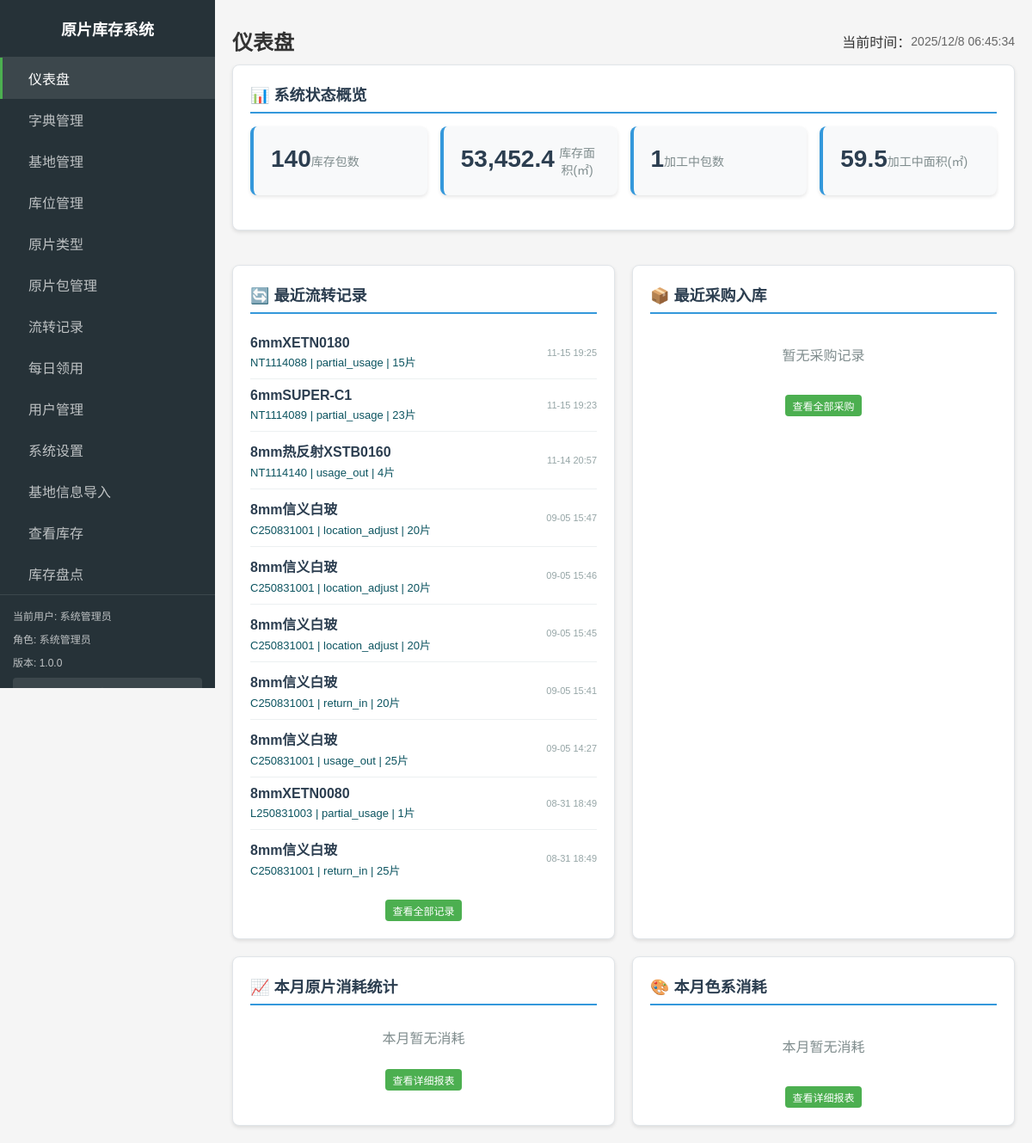
/admin/index.php (signed in), run on the app's committed database.
### tables this page shows
CREATE TABLE `inventory_transactions`  (
  `id` int(11) NOT NULL AUTO_INCREMENT,
  `package_id` int(11) NOT NULL COMMENT '原片包ID',
  `transaction_type` enum('purchase_in','usage_out','return_in','scrap','partial_usage','location_adjust','check_in','check_out') NOT NULL COMMENT '交易类型：采购入库、领用出库、归还入库、报废、部分领用、基地流转、盘盈入库、盘亏出库',
  `from_rack_id` int(11) NULL DEFAULT NULL COMMENT '来源库位架ID',
  `to_rack_id` int(11) NULL DEFAULT NULL COMMENT '目标库位架ID',
  `quantity` int(11) NOT NULL COMMENT '数量',
  `operator_id` int(11) NULL DEFAULT NULL COMMENT '操作员ID',
  `scrap_reason` text NULL COMMENT '报废原因',
  `transaction_time` timestamp NOT NULL DEFAULT CURRENT_TIMESTAMP COMMENT '交易时间',
  `actual_usage` int(11) NULL DEFAULT 0 COMMENT '实际领用量',
  `notes` text NULL COMMENT '备注信息',
  `created_at` timestamp NOT NULL DEFAULT CURRENT_TIMESTAMP,
  PRIMARY KEY (`id`) USING BTREE,
  INDEX `from_rack_id`(`from_rack_id`) USING BTREE,
  INDEX `package_id`(`package_id`) USING BTREE,
  INDEX `to_rack_id`(`to_rack_id`) USING BTREE
);

CREATE TABLE `glass_types`  (
  `id` int(11) NOT NULL AUTO_INCREMENT,
  `custom_id` varchar(50) NOT NULL COMMENT '原片ID（自定义，唯一，采购使用）',
  `name` varchar(100) NOT NULL COMMENT '原片名称（完整名称）',
  `short_name` varchar(50) NOT NULL COMMENT '原片简称（如：5白、4白、5白南玻）',
  `finance_name` varchar(100) NULL DEFAULT NULL COMMENT '财务核算名',
  `product_series` varchar(100) NULL DEFAULT NULL COMMENT '原片商色系（如：5lowe XETB0160）',
  `brand` varchar(50) NULL DEFAULT NULL COMMENT '原片品牌（如：信义、台玻、金晶、旗滨）',
  `manufacturer` varchar(100) NULL DEFAULT NULL COMMENT '原片生产商（如：重庆信义、德阳信义、成都台玻）',
  `color` varchar(50) NULL DEFAULT NULL COMMENT '原片颜色（如：白玻、玉沙、LOWE、超白等）',
  `thickness` decimal(10, 0) NULL DEFAULT NULL COMMENT '原片厚度(mm)（如：4、5、6、8、10、12、15、19）',
  `silver_layers` enum('单银','双银','三银','无银','') NULL DEFAULT NULL COMMENT '银层类型',
  `substrate` enum('普白','超白','') NULL DEFAULT NULL COMMENT '基片类型',
  `transmittance` enum('高透','中透','低透','') NULL DEFAULT NULL COMMENT '透光性',
  `status` tinyint(1) NULL DEFAULT 1 COMMENT '状态：1启用，0禁用',
  `created_at` timestamp NOT NULL DEFAULT CURRENT_TIMESTAMP,
  `updated_at` timestamp NOT NULL DEFAULT CURRENT_TIMESTAMP ON UPDATE CURRENT_TIMESTAMP,
  PRIMARY KEY (`id`) USING BTREE,
  UNIQUE INDEX `custom_id`(`custom_id`) USING BTREE,
  INDEX `idx_brand`(`brand`) USING BTREE,
  INDEX `idx_color`(`color`) USING BTREE,
  INDEX `idx_custom_id`(`custom_id`) USING BTREE,
  INDEX `idx_manufacturer`(`manufacturer`) USING BTREE,
  INDEX `idx_short_name`(`short_name`) USING BTREE,
  INDEX `idx_silver_layers`(`silver_layers`) USING BTREE,
  INDEX `idx_substrate`(`substrate`) USING BTREE,
  INDEX `idx_transmittance`(`transmittance`) USING BTREE
);

CREATE TABLE `glass_packages`  (
  `id` int(11) NOT NULL AUTO_INCREMENT,
  `package_code` varchar(100) NOT NULL COMMENT '包号/二维码',
  `glass_type_id` int(11) NOT NULL COMMENT '原片类型ID',
  `width` decimal(10, 0) NULL DEFAULT NULL COMMENT '宽度(mm)',
  `height` decimal(10, 0) NULL DEFAULT NULL COMMENT '高度(mm)',
  `pieces` int(11) NOT NULL DEFAULT 0 COMMENT '实际片数（库存操作基准）',
  `quantity` int(11) NOT NULL DEFAULT 0 COMMENT '默认包装数量（参考值）',
  `entry_date` date NULL DEFAULT NULL COMMENT '入库日期',
  `initial_rack_id` int(11) NULL DEFAULT NULL COMMENT '起始库区ID',
  `current_rack_id` int(11) NULL DEFAULT NULL COMMENT '当前库位架ID',
  `position_order` int(11) NULL DEFAULT 1 COMMENT '在架中的位置顺序(1-x)',
  `status` enum('in_storage','in_processing','scrapped','used_up') NULL DEFAULT 'in_storage' COMMENT '包状态：in_storage=库存中，in_processing=加工中，scrapped=已报废，used_up=已用完',
  `created_at` timestamp NOT NULL DEFAULT CURRENT_TIMESTAMP,
  `updated_at` timestamp NOT NULL DEFAULT CURRENT_TIMESTAMP ON UPDATE CURRENT_TIMESTAMP,
  PRIMARY KEY (`id`) USING BTREE,
  INDEX `current_rack_id`(`current_rack_id`) USING BTREE,
  INDEX `glass_type_id`(`glass_type_id`) USING BTREE,
  INDEX `initial_rack_id`(`initial_rack_id`) USING BTREE
);

### includes/db.php (called while the page is built, shortened)
<?php
function getDbConnection() {
    static $conn = null;
    if ($conn === null) {
        $conn = new mysqli(DB_HOST, DB_USER, DB_PASS, DB_NAME);
        $conn->set_charset(DB_CHARSET);
    }
    return $conn;
}
function query($sql, $params = []) {
    $conn = getDbConnection();
    $stmt = $conn->prepare($sql);
    if (!$stmt->execute()) {
        throw new Exception("执行查询失败: " . $stmt->error . "<br>SQL: " . $sql);
    }
    $result = $stmt->get_result();
    return $result;
}
function fetchAll($sql, $params = []) {
    $result = query($sql, $params);
    $rows = [];
    while ($row = $result->fetch_assoc()) {
        $rows[] = $row;
    }
    return $rows;
}
function fetchOne($sql, $params = []) {
    $result = query($sql, $params);
    $row = $result->fetch_row();
    $value = $row ? $row[0] : null;
    return $value;
}
?>

### includes/auth.php (called while the page is built, shortened)
<?php
require_once __DIR__ . '/db.php';
function isLoggedIn() {
    return isset($_SESSION['logged_in']) && $_SESSION['logged_in'] === true;
}
function getCurrentUser() {
    return [
        'id' => $_SESSION['user_id'],
        'username' => $_SESSION['username'],
        'name' => $_SESSION['name'],
        'role' => $_SESSION['role'],
        'base_id' => $_SESSION['base_id'] ?? null
    ];
}
?>

### includes/admin_nav_config.php (called while the page is built, shortened)
<?php
function getAdminNavConfig($userRole) {
    $filteredItems = array_filter($navItems, function($item) use ($userRole) {
        return in_array($userRole, $item['roles']);
    });
    usort($filteredItems, function($a, $b) {
        return $a['order'] - $b['order'];
    });
    return $filteredItems;
}
function getCurrentNavId($currentPage) {
    $pageNavMap = [
        'index.php' => 'dashboard',
        'bases.php' => 'bases',
        'racks.php' => 'racks',
        'glass_types.php' => 'glass_types',
        'dictionary.php' => 'dictionary',
        'packages.php' => 'packages',
        'transactions.php' => 'transactions',
        'reports.php' => 'reports',
        'users.php' => 'users',
        'settings.php' => 'settings',
    ];
    return $pageNavMap[$currentPage] ?? '';
}
?>

### admin/index.php (the view, shortened to what this page needs)
<?php
require_once '../includes/auth.php';
require_once '../includes/db.php';
require_once '../includes/admin_layout.php';
$sql_storage_packages = "SELECT COUNT(*) FROM glass_packages gp
  left join storage_racks sr on gp.current_rack_id = sr.id WHERE gp.status = 'in_storage'";
$sql_storage_area = "SELECT COALESCE(SUM(width * height * pieces / 1000000), 0) FROM glass_packages gp
  left join storage_racks sr on gp.current_rack_id = sr.id WHERE gp.status = 'in_storage'";
$sql_processing_packages = "SELECT COUNT(*) FROM glass_packages gp
  left join storage_racks sr on gp.current_rack_id = sr.id WHERE gp.status = 'in_processing'";
$sql_processing_area = "SELECT COALESCE(SUM(width * height * pieces / 1000000), 0) FROM glass_packages gp
  left join storage_racks sr on gp.current_rack_id = sr.id WHERE gp.status = 'in_processing'";
$currentUser = getCurrentUser();
$systemStats = [
        'storage_packages' => fetchOne($sql_storage_packages),
        'storage_area' => fetchOne($sql_storage_area),
        'processing_packages' => fetchOne($sql_processing_packages),
        'processing_area' => fetchOne($sql_processing_area),
    ];
$recentTransactions = fetchAll("SELECT t.*, p.package_code, u.username, g.name as glass_name,
                                      sr_from.code as from_rack_code, sr_to.code as to_rack_code
                              FROM inventory_transactions t
                              LEFT JOIN glass_packages p ON t.package_id = p.id
                              LEFT JOIN users u ON t.operator_id = u.id
                              LEFT JOIN glass_types g ON p.glass_type_id = g.id
                              LEFT JOIN storage_racks sr_from ON t.from_rack_id = sr_from.id
                              LEFT JOIN storage_racks sr_to ON t.to_rack_id = sr_to.id
                              WHERE t.transaction_type NOT IN ('purchase_in')
                              ORDER BY t.transaction_time DESC LIMIT 10");
$recentPurchases = fetchAll("SELECT t.*, p.package_code, u.username, g.name as glass_name, g.color, g.thickness,
                                    p.width, p.height, p.pieces
                            FROM inventory_transactions t
                            LEFT JOIN glass_packages p ON t.package_id = p.id
                            LEFT JOIN users u ON t.operator_id = u.id
                            LEFT JOIN glass_types g ON p.glass_type_id = g.id
                            WHERE t.transaction_type = 'purchase_in'
                            ORDER BY t.transaction_time DESC LIMIT 10");
$monthStart = date('Y-m-01 00:00:00');
$monthEnd = date('Y-m-t 23:59:59');
$monthlyConsumption = fetchAll("SELECT g.name as glass_name, g.color, g.thickness,
                                      SUM(CASE WHEN t.transaction_type IN ('usage_out', 'partial_usage') THEN t.quantity ELSE 0 END) as total_usage,
                                      SUM(CASE WHEN t.transaction_type = 'scrap' THEN t.quantity ELSE 0 END) as total_scrap,
                                      SUM(CASE WHEN t.transaction_type IN ('usage_out', 'partial_usage', 'scrap') THEN t.quantity ELSE 0 END) as total_consumption
                              FROM inventory_transactions t
                              LEFT JOIN glass_packages p ON t.package_id = p.id
                              LEFT JOIN glass_types g ON p.glass_type_id = g.id
                              WHERE t.transaction_time >= ? AND t.transaction_time <= ?
                              AND t.transaction_type IN ('usage_out', 'partial_usage', 'scrap')
                              GROUP BY g.id, g.name, g.color, g.thickness
                              HAVING total_consumption > 0
                              ORDER BY total_consumption DESC LIMIT 10", [$monthStart, $monthEnd]);
$monthlyColorConsumption = fetchAll("SELECT g.color,
                                           SUM(CASE WHEN t.transaction_type IN ('usage_out', 'partial_usage', 'scrap') THEN t.quantity ELSE 0 END) as total_consumption,
                                           COUNT(DISTINCT p.id) as package_count
                                   FROM inventory_transactions t
                                   LEFT JOIN glass_packages p ON t.package_id = p.id
                                   LEFT JOIN glass_types g ON p.glass_type_id = g.id
                                   WHERE t.transaction_time >= ? AND t.transaction_time <= ?
                                   AND t.transaction_type IN ('usage_out', 'partial_usage', 'scrap')
                                   AND g.color IS NOT NULL AND g.color != ''
                                   GROUP BY g.color
                                   HAVING total_consumption > 0
                                   ORDER BY total_consumption DESC LIMIT 10", [$monthStart, $monthEnd]);
$additionalCSS = ['../assets/css/admin/dashboard.css'];
?>
<div class="dashboard-container">
    <div class="dashboard-overview">
            <h3>📊 系统状态概览</h3>
            <div class="stats-grid">
                <div class="stat-card">
                    <div class="stat-value"><?php echo number_format($systemStats['storage_packages']); ?></div>
                    <div class="stat-label">库存包数</div>
                </div>
                <div class="stat-card">
                    <div class="stat-value"><?php echo number_format($systemStats['storage_area'], 1); ?></div>
                    <div class="stat-label">库存面积(㎡)</div>
                </div>
                <div class="stat-card">
                    <div class="stat-value"><?php echo number_format($systemStats['processing_packages']); ?></div>
                    <div class="stat-label">加工中包数</div>
                </div>
                <div class="stat-card">
                    <div class="stat-value"><?php echo number_format($systemStats['processing_area'], 1); ?></div>
                    <div class="stat-label">加工中面积(㎡)</div>
                </div>
            </div>
    </div>
    <div class="dashboard-grid">
        <div class="dashboard-card">
            <h3>🔄 最近流转记录</h3>
            <div class="recent-list">
                <?php if (empty($recentTransactions)): ?>
                    <div style="text-align: center; color: #7f8c8d; padding: 20px;">暂无流转记录</div>
                <?php else: ?>
                    <?php foreach ($recentTransactions as $transaction): ?>
                        <div class="recent-item">
                            <div class="item-info">
                                <div class="item-title"><?php echo htmlspecialchars($transaction['glass_name']); ?></div>
                                <div class="item-detail">
                                    <?php echo htmlspecialchars($transaction['package_code']); ?> |
                                    <?php
                                    $typeLabels = [
                                        'usage_out' => '<span class="label label-warning">领用出库</span>',
                                        'return_in' => '<span class="label label-info">归还入库</span>',
                                        'scrap' => '<span class="label label-danger">报废出库</span>',
                                        'partial_usage' => '<span class="label label-warning">部分领用</span>',
                                        'check_in' => '<span class="label label-success">盘点入库</span>',
                                        'check_out' => '<span class="label label-danger">盘点出库</span>',
                                        'location_adjust' => '<span class="label label-info">位置调整</span>',
                                    ];
                                    echo $typeLabels[$transaction['transaction_type']] ?? $transaction['transaction_type'];
                                    ?> |
                                    <?php echo $transaction['quantity']; ?>片
                                </div>
                            </div>
                            <div class="item-time"><?php echo date('m-d H:i', strtotime($transaction['transaction_time'])); ?></div>
                        </div>
                    <?php endforeach; ?>
                <?php endif; ?>
            </div>
            <div style="text-align: center; margin-top: 15px;">
                <a href="transactions.php" class="btn btn-sm">查看全部记录</a>
            </div>
        </div>
        <div class="dashboard-card">
            <h3>📦 最近采购入库</h3>
            <div class="recent-list">
                <?php if (empty($recentPurchases)): ?>
                    <div style="text-align: center; color: #7f8c8d; padding: 20px;">暂无采购记录</div>
                <?php endif; ?>
            </div>
            <div style="text-align: center; margin-top: 15px;">
                <a href="transactions.php?type=purchase_in" class="btn btn-sm">查看全部采购</a>
            </div>
        </div>
        <div class="dashboard-card">
            <h3>📈 本月原片消耗统计</h3>
            <div style="margin-bottom: 15px;">
                <?php if (empty($monthlyConsumption)): ?>
                    <div style="text-align: center; color: #7f8c8d; padding: 10px;">本月暂无消耗</div>
                <?php endif; ?>
            </div>
            <div style="text-align: center; margin-top: 15px;">
                <a href="reports.php" class="btn btn-sm">查看详细报表</a>
            </div>
        </div>
        <div class="dashboard-card">
            <h3>🎨 本月色系消耗</h3>
            <div>
                <?php if (empty($monthlyColorConsumption)): ?>
                    <div style="text-align: center; color: #7f8c8d; padding: 20px;">本月暂无消耗</div>
                <?php endif; ?>
            </div>
            <div style="text-align: center; margin-top: 15px;">
                <a href="reports.php" class="btn btn-sm">查看详细报表</a>
            </div>
        </div>
    </div>
</div>
<?php
$content = ob_get_clean();
echo renderAdminLayout('仪表盘', $content, $currentUser, 'index.php',$additionalCSS, [], $message ?? '', $messageType ?? 'info');
?>

### data on the page
inventory_transactions: glass_types.name "6mmXETN0180", glass_packages.package_code "NT1114088", transaction_type "partial_usage", quantity "15", transaction_time "11-15 19:25"
inventory_transactions: glass_types.name "6mmSUPER-C1", glass_packages.package_code "NT1114089", transaction_type "partial_usage", quantity "23", transaction_time "11-15 19:23"
inventory_transactions: glass_types.name "8mm热反射XSTB0160", glass_packages.package_code "NT1114140", transaction_type "usage_out", quantity "4", transaction_time "11-14 20:57"
inventory_transactions: glass_types.name "8mm信义白玻", glass_packages.package_code "C250831001", transaction_type "location_adjust", quantity "20", transaction_time "09-05 15:47"
inventory_transactions: glass_types.name "8mm信义白玻", glass_packages.package_code "C250831001", transaction_type "location_adjust", quantity "20", transaction_time "09-05 15:46"
inventory_transactions: glass_types.name "8mm信义白玻", glass_packages.package_code "C250831001", transaction_type "location_adjust", quantity "20", transaction_time "09-05 15:45"
inventory_transactions: glass_types.name "8mm信义白玻", glass_packages.package_code "C250831001", transaction_type "return_in", quantity "20", transaction_time "09-05 15:41"
inventory_transactions: glass_types.name "8mm信义白玻", glass_packages.package_code "C250831001", transaction_type "usage_out", quantity "25", transaction_time "09-05 14:27"
inventory_transactions: glass_types.name "8mmXETN0080", glass_packages.package_code "L250831003", transaction_type "partial_usage", quantity "1", transaction_time "08-31 18:49"
inventory_transactions: glass_types.name "8mm信义白玻", glass_packages.package_code "C250831001", transaction_type "return_in", quantity "25", transaction_time "08-31 18:49"

### other printed values
APP_NAME "原片库存系统"
$item['title'] "仪表盘"
$item['title'] "字典管理"
$item['title'] "基地管理"
$item['title'] "库位管理"
$item['title'] "原片类型"
$item['title'] "原片包管理"
$item['title'] "流转记录"
$item['title'] "每日领用"
$item['title'] "用户管理"
$item['title'] "系统设置"
$item['title'] "基地信息导入"
$item['title'] "查看库存"
$item['title'] "库存盘点"
$currentUser['name'] ?: $currentUser['username'] "系统管理员"
